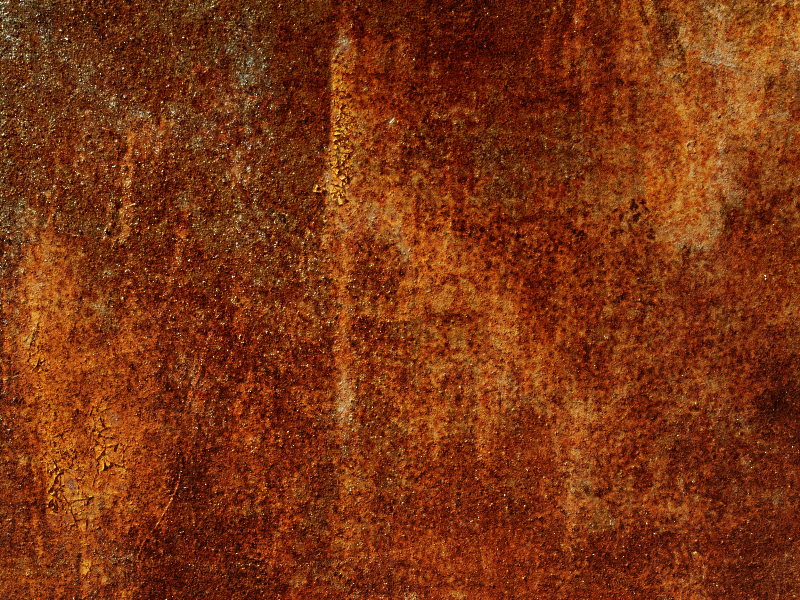
//> input picture original.png, 800 x 600 px
$ ./Hist_Equal   (built with g++ and OpenCV 4)
//> lines starting //> are read from the running program, lines starting //| are printed output that depends on the picture
#include "opencv2/highgui/highgui.hpp"
#include "opencv2/imgproc/imgproc.hpp"
#include <iostream>
#include <stdio.h>

using namespace cv;
using namespace std;

/**  @function main */
int main( int argc, char** argv )
{
  Mat src, dst;

  char* source_window = "Source image";
  char* equalized_window = "Equalized Image";

  /// Load image
  src = imread("original.png");
//> src is the input picture: 600 rows x 800 cols, CV_8UC3; mean B, G, R 17, 52.9, 124.3

  if( !src.data )
    { cout<<"Usage: ./Histogram_Demo <path_to_image>"<<endl;
      return -1;}

  /// Convert to grayscale
  cvtColor( src, src, CV_BGR2GRAY );
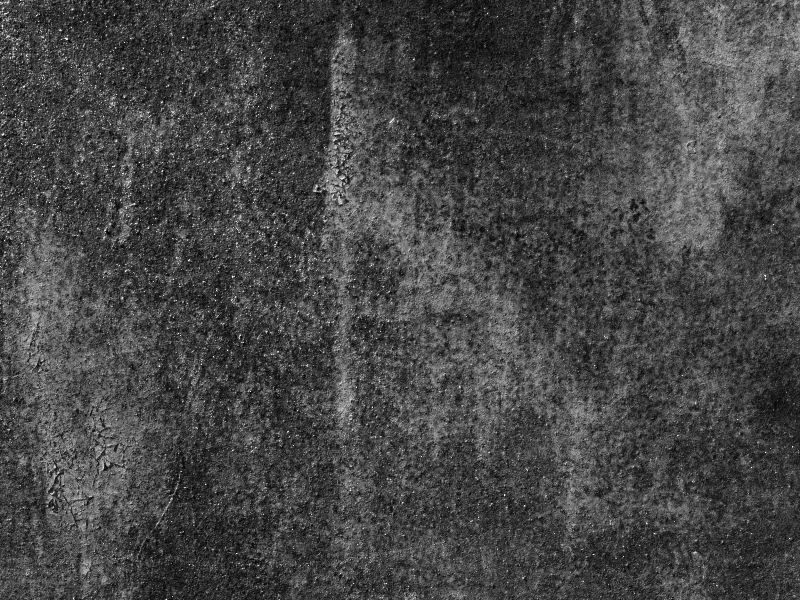
//> src: 600 rows x 800 cols, CV_8UC1; min 2, max 255, mean 70.2

  /// Apply Histogram Equalization
  equalizeHist( src, dst );
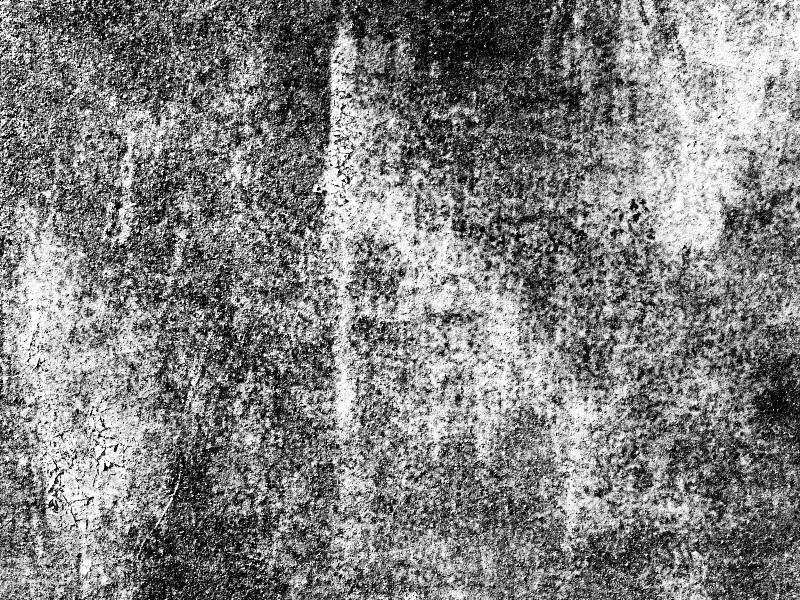
//> dst: 600 rows x 800 cols, CV_8UC1; min 0, max 255, mean 128.7

  /// Display results
  namedWindow( source_window, CV_WINDOW_AUTOSIZE );
  namedWindow( equalized_window, CV_WINDOW_AUTOSIZE );

  imshow( source_window, src );
  imshow( equalized_window, dst );

  /// Wait until user exits the program
  waitKey(0);

  return 0;
}

$ run again, with colored.jpg saved as original.png
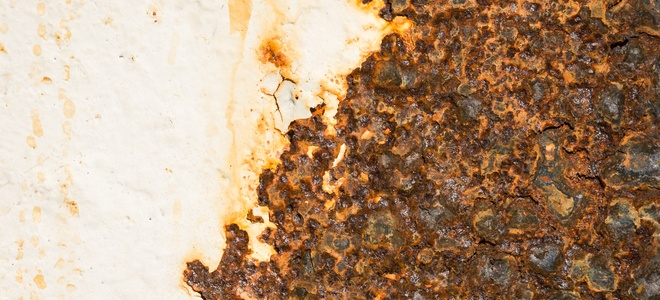
//> input picture colored.jpg, 660 x 300 px
//> src is the input picture: 300 rows x 660 cols, CV_8UC3; mean B, G, R 122.4, 149.4, 178.6
//> `cvtColor( src, src, CV_BGR2GRAY );`:
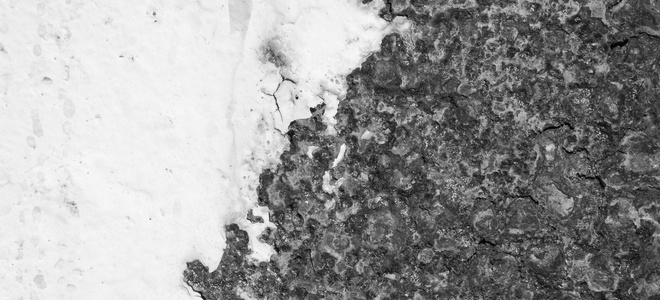
//> src: 300 rows x 660 cols, CV_8UC1; min 1, max 252, mean 155.1
//> `equalizeHist( src, dst );`:
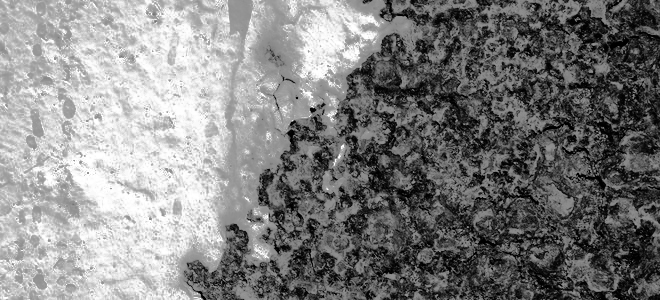
//> dst: 300 rows x 660 cols, CV_8UC1; min 0, max 255, mean 129.3
